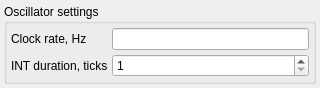
<?xml version="1.0" encoding="UTF-8"?>
<ui version="4.0">
 <class>Z80Options</class>
 <widget class="QWidget" name="Z80Options">
  <property name="geometry">
   <rect>
    <x>0</x>
    <y>0</y>
    <width>320</width>
    <height>60</height>
   </rect>
  </property>
  <property name="windowTitle">
   <string>Z80</string>
  </property>
  <layout class="QVBoxLayout">
   <property name="spacing">
    <number>4</number>
   </property>
   <property name="margin">
    <number>4</number>
   </property>
   <item>
    <widget class="QGroupBox">
     <property name="title">
      <string>Oscillator settings</string>
     </property>
     <layout class="QFormLayout">
      <property name="spacing">
       <number>4</number>
      </property>
      <property name="margin">
       <number>4</number>
      </property>
      <item row="0" column="0">
       <widget class="QLabel">
        <property name="text">
         <string>Clock rate, Hz</string>
        </property>
       </widget>
      </item>
      <item row="0" column="1">
       <widget class="QLineEdit" name="clockRateValue">
        <property name="inputMask">
         <string notr="true">D999999; </string>
        </property>
       </widget>
      </item>
      <item row="1" column="0">
       <widget class="QLabel">
        <property name="text">
         <string>INT duration, ticks</string>
        </property>
       </widget>
      </item>
      <item row="1" column="1">
       <widget class="QSpinBox" name="intDurationValue">
        <property name="minimum">
         <number>1</number>
        </property>
        <property name="maximum">
         <number>100</number>
        </property>
       </widget>
      </item>
     </layout>
    </widget>
   </item>
   <item>
    <spacer name="verticalSpacer">
     <property name="orientation">
      <enum>Qt::Vertical</enum>
     </property>
     <property name="sizeHint" stdset="0">
      <size>
       <width>0</width>
       <height>0</height>
      </size>
     </property>
    </spacer>
   </item>
  </layout>
 </widget>
 <resources/>
 <connections/>
</ui>
